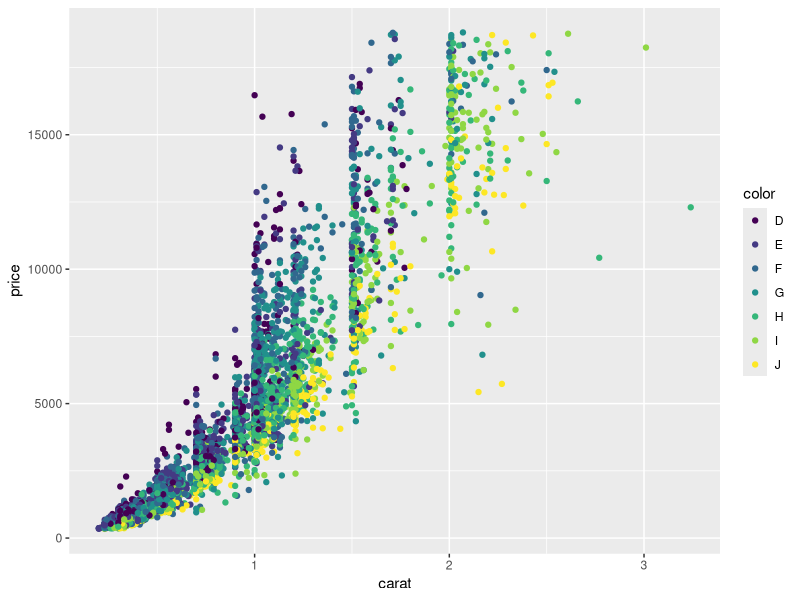

R code for this plot:
## ---- chunk 1
library(ggplot2)
library(tidyverse)
library(magrittr)
data(diamonds)
summary(diamonds)
dshort <- diamonds %>% sample_frac(0.1)
ggplot(dshort) + geom_point(aes(x=carat, y=price, color=color))
## ---- chunk 2
5+5
## ---- chunk 3
#summary(diamonds[1:10,1])
#diamonds[1:3,c("carat", "cut")]
#diamonds[1:3,c(1, 3, 5)]
## ---- chunk 4
#dsmall = diamonds[sample(nrow(diamonds),200),]
## ---- chunk 5
# library(Rcmdr)
# library(RcmdrMisc) # for running R Commander generated code
## ---- chunk 6
# library(RcmdrPlugin.IPSUR)
# library(RcmdrPlugin.HH)
## ---- chunk 7
# pnorm(q = 3, mean=0, sd=1)
## ---- chunk 8
# qnorm(p=0.975, mean=0,sd=1)
## ---- chunk 9
# rexp(n = 10, rate = 10)
## ---- chunk 10
# library(fitdistrplus)
## ---- chunk 11
# birthminutes = c(5, 64, 78, 115, 177, 245, 247, 262, 271, 428,
#                 455, 492, 494, 549, 635, 649, 653, 693, 729, 776,
#                 785, 846, 847, 873, 886, 914, 991, 1017, 1062, 1087,
#                 1105, 1134, 1149, 1187, 1189, 1191, 1210, 1237, 1251, 1264,
#                 1283, 1337, 1407, 1435)
# birthminutes
## ---- chunk 12
# interarrival = birthminutes[2:length(birthminutes)] -  birthminutes[1:length(birthminutes)-1]
# interarrival
## ---- chunk 13
# library(fitdistrplus)
# plotdist(interarrival)
## ---- chunk 14
# descdist(interarrival)
## ---- chunk 15
# baby <- fitdist(interarrival, distr = "exp")
# summary(baby)
## ---- chunk 16
# par(mfrow = c(2, 2))
# 
# denscomp(baby)
# qqcomp(baby)
# cdfcomp(baby)
# ppcomp(baby)
# par(mfrow = c(1,1))
## ---- chunk 17
# gofbaby <-gofstat(baby)
# gofbaby
# gofbaby$kstest
## ---- chunk 18
# A <- array(c(1, 2, 1, 1, -1, -2, 0, 3, -1), dim = c(3,3))
# A
## ---- chunk 19
# row1 <- c(1, 1, 0)
# row2 <- c(2, -1, 3)
# row3 <- c(1, -2, -1)
# Arow <- rbind(row1, row2, row3)
# Arow
## ---- chunk 20
# col1 <- c(1,2,1)
# col2 <- c(1,-1,-2)
# col3 <- c(0, 3, -1)
# Acol <- cbind(col1, col2, col3)
# Acol
## ---- chunk 21
# print(A)
# b= c(0, 3, 3)
# print(b)
## ---- chunk 22
# solve(A,b)
